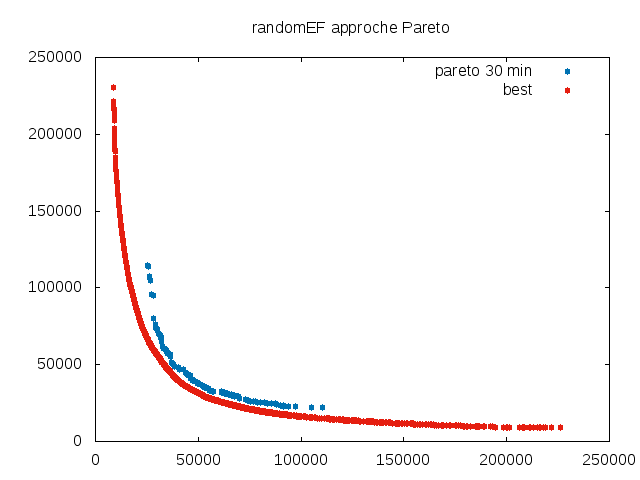

Write the gnuplot code that produced this figure.
set terminal png
set output "ef_pareto_30.png"
set title "randomEF approche Pareto"
plot "randomEF_OnLineFiltered_time=30_nb=500.tsp" using 1:2 title "pareto 30 min" pointtype 7 linecolor 6, "../../data/best.randomEF100.tsp" using 1:2 title "best" pointtype 7 linecolor 7
